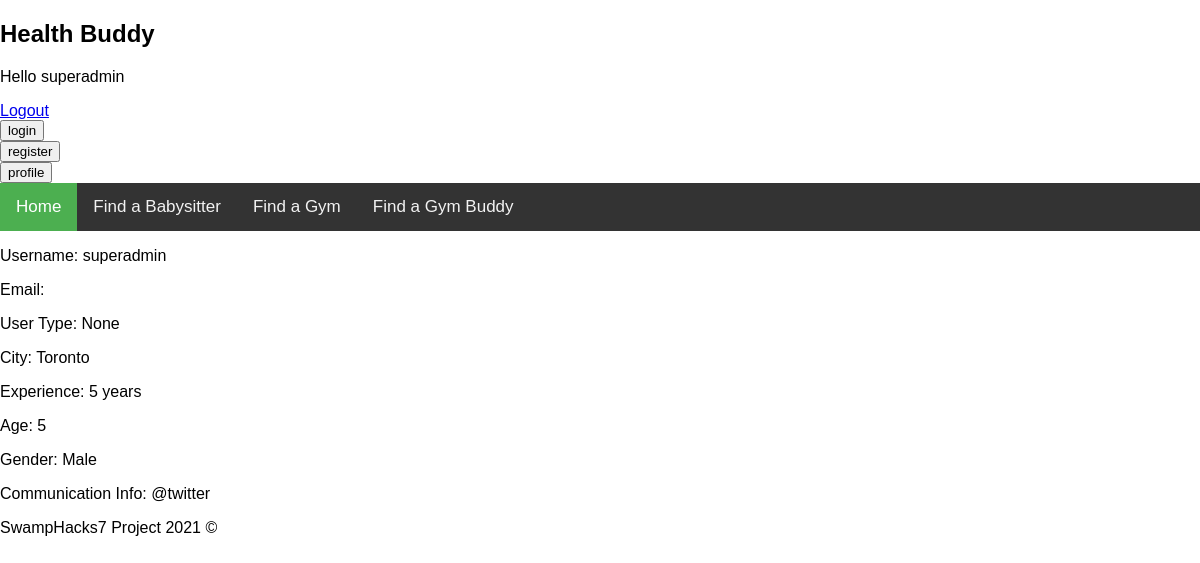
/userProfile/ (signed in), run on the app's committed database.
### farms/models.py (models this page shows)
class Trainer(models.Model):
    user = models.OneToOneField(User, on_delete=models.CASCADE, null=True, blank=True)
    userType = models.CharField(max_length=60, null=True, blank=True)
    city = models.CharField(max_length=60, null=True, blank=True)
    experience = models.IntegerField(max_length=3, null=True, blank=True)
    age = models.IntegerField(max_length=3, null=True, blank=True)
    gender = models.CharField(max_length=60, null=True, blank=True)
    communication = models.CharField(max_length=200, null=True, blank=True)
    objects = models.Manager()

### farms/views.py (the view)
# urls.py: path('userProfile/', views.userProfile, name='userProfile'),
def userProfile(request):
    username = request.user
    trainer = Trainer.objects.get(user=username)
    usertype = trainer.userType
    city = trainer.city
    experience = trainer.experience
    age = trainer.age
    gender = trainer.gender
    communication = trainer.communication
    context = {'username':username, 'usertype': usertype, 'city':city, 'experience': experience,
    'age': age, 'gender': gender, 'communication': communication}
    if city != None:
        print("userProfile view - username: ", username, "usertype", usertype, " city: ", city)
    else:
        print("username view is - ", username)
    return render(request, 'farms/userProfile.html', context)

### templates/farms/userProfile.html
{% extends 'farms/base.html' %}
{% block body %}
    <p>Username: {{request.user}}</p>
    <p>Email: {{request.user.email}}</p>
    <p>User Type: {{usertype}}</p>
    <p>City: {{city}}</p>
    <p>Experience: {{experience}} years</p>
    <p>Age: {{age}}</p>
    <p>Gender: {{gender}}</p>
    <p>Communication Info: {{communication}}</p>
{% endblock %}

### templates/farms/base.html (shortened to what this page needs)
<!DOCTYPE html>
<html lang="en">
<head>
</head>
<body>
    <header>
        <h2>Health Buddy</h2>
        <p>Hello {{request.user}}</p>
        <a href="{% url 'logoutUser' %}">Logout</a>
        <form action="/login/" method="POST" id="loginButton">
          <input type="submit" name="loginButton" id="loginButton" value="login">
      </form>
      <form action="/register/" method="POST" id="registerButton">
          <input type="submit" name="registerButton" id="registerButton" value="register">
      </form>
      <form action="/userProfile/" method="POST" id="registerButton">
          <input type="submit" name="profileButton" id="profileButton" value="profile">
      </form>
        <div class="header">
        <div class="topnav">
            <a class="active" href="{% url 'home' %}">Home</a>
            <a href="#news">Find a Babysitter</a>
            <a href="#contact">Find a Gym</a>
            <a href="#about">Find a Gym Buddy</a>
          </div>
    </header>
    {% block body %}
    {% endblock %}
    <footer>
        <p> SwampHacks7 Project 2021 &copy </p>
    </footer>
</body>
</html>

### templates/farms/base.html (style rules this page uses)
body { margin: 0; font-family: Arial, Helvetica, sans-serif; }
.topnav { overflow: hidden; background-color: #333; }
.topnav a { float: left; color: #f2f2f2; text-align: center; padding: 14px 16px; text-decoration: none; font-size: 17px; }
.topnav a.active { background-color: #4CAF50; color: white; }

### data on the page
Trainer: city "Toronto", gender "Male", communication "@twitter"

### other printed values
{{ request.user }} "superadmin"
{{ usertype }} "None"
{{ experience }} "5"
{{ age }} "5"
